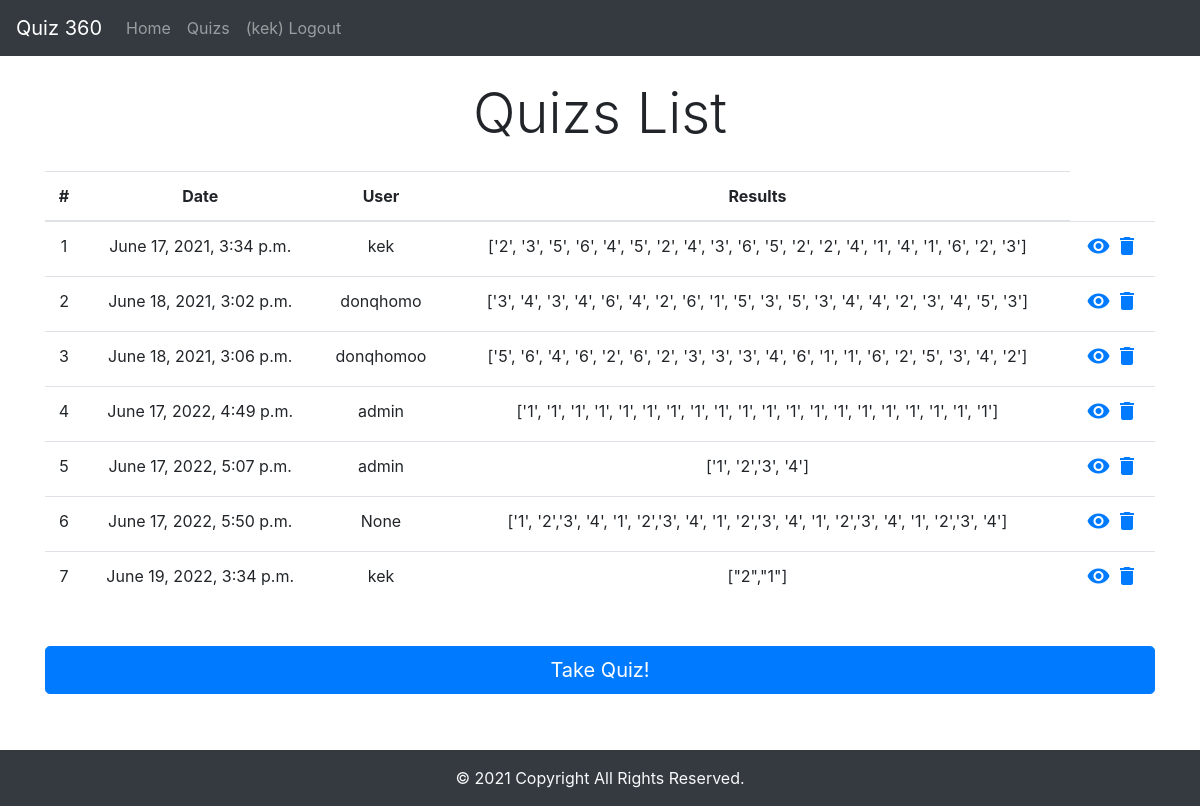
The app's page /quizs/ (signed in) with its own data.
### accs/models.py (models this page shows, shortened)
class Quiz(models.Model):
    name = models.CharField(max_length=200, null=True, default='360')
    uname = models.ForeignKey(User, null=True, related_name='ownership', on_delete=models.SET_NULL)
    res = models.CharField(max_length=200, null=True)
    questions = models.ManyToManyField(Question)
    date_created= models.DateTimeField(auto_now_add=True, null=True)
    history = HistoricalRecords()

### accs/views.py (the view)
# urls.py: path('quizs/', views.quizs, name="quizs"),
@login_required
def quizs(req):
    quizs = Quiz.objects.all()
    ctx = {'quizs':quizs}
    return render(req, 'accs/quizs.html', ctx)

### accs/templates/accs/quizs.html
{% extends 'accs/main.html' %}
{% block content %}
<div class="container text-center my-4">
    <h1 class="display-4">Quizs List</h1>
</div>
<div class="container text-center my-4">
  {% if quizs %}
    <table class="table table-hover">
      <thead>
        <tr>
          <th scope="col">#</th>
          <th scope="col">Date</th>
          <th scope="col">User</th>
          <th scope="col">Results</th>
        </tr>
      </thead>
      <tbody>
        {% for s in quizs %}
          <tr>
              <td>{{forloop.counter}}</td>
              <td>{{s.date_created}}</td>
              <td>{{s.uname}}</td>
              <td>{{s.res}}</td>
              <td>
                <a href="{% url 'results' s.id %}" class="view" title="View" data-toggle="tooltip"><i class="material-icons">visibility</i></a>
                <a href="{% url 'deleteQuiz' s.id %}" class="delete" title="Delete" data-toggle="tooltip"><i class="material-icons">&#xE872;</i></a>
              </td>
          </tr>
        {% endfor %}
      </tbody>
    </table>
  {% else %}
    <h2>No quizs yet. Take one!</h2>
  {% endif %}
  <div class="form-group row">
    <div class="container text-center">
      <a href="{% url 'createQuiz' %}" class="btn btn-primary btn-lg btn-block my-4">Take Quiz!</a>
    </div>
  </div>
  <br><br>
</div>
{% endblock %}

### accs/templates/accs/nav.html (shortened to what this page needs)
<nav class="navbar navbar-expand-lg navbar-dark bg-dark">
    <a class="navbar-brand" href="#">Quiz 360</a>
    <div class="collapse navbar-collapse" id="navbarNavAltMarkup">
      <div class="navbar-nav">
        <a class="nav-item nav-link" href="/">Home</a>
        <a class="nav-item nav-link" href="/quizs/">Quizs</a>
        {% if user.is_authenticated %}
          <a class="nav-item nav-link" href="{% url 'logout'%}?next={{request.path}}">({{ user.get_username }}) Logout </a>
        {% else %}
          <a class="nav-item nav-link" href="{% url 'login'%}?next={{request.path}}">Login</a>
        {% endif %}
      </div>
    </div>
  </nav>

### records on screen
Quiz: date_created "June 17, 2021, 3:34 p.m.", uname "kek", res "['2', '3', '5', '6', '4', '5', '2', '4', '3', '6', '5', '2', '2', '4', '1', '4', '1', '6', '2', '3']"
Quiz: date_created "June 18, 2021, 3:02 p.m.", uname "donqhomo", res "['3', '4', '3', '4', '6', '4', '2', '6', '1', '5', '3', '5', '3', '4', '4', '2', '3', '4', '5', '3']"
Quiz: date_created "June 18, 2021, 3:06 p.m.", uname "donqhomoo", res "['5', '6', '4', '6', '2', '6', '2', '3', '3', '3', '4', '6', '1', '1', '6', '2', '5', '3', '4', '2']"
Quiz: date_created "June 17, 2022, 4:49 p.m.", uname "admin", res "['1', '1', '1', '1', '1', '1', '1', '1', '1', '1', '1', '1', '1', '1', '1', '1', '1', '1', '1', '1']"
Quiz: date_created "June 17, 2022, 5:07 p.m.", uname "admin", res "['1', '2','3', '4']"
Quiz: date_created "June 17, 2022, 5:50 p.m.", uname "None", res "['1', '2','3', '4', '1', '2','3', '4', '1', '2','3', '4', '1', '2','3', '4', '1', '2','3', '4']"
Quiz: date_created "June 19, 2022, 3:34 p.m.", uname "kek", res "[\"2\",\"1\"]"

### other values on screen
{{ user.get_username }} "kek"
